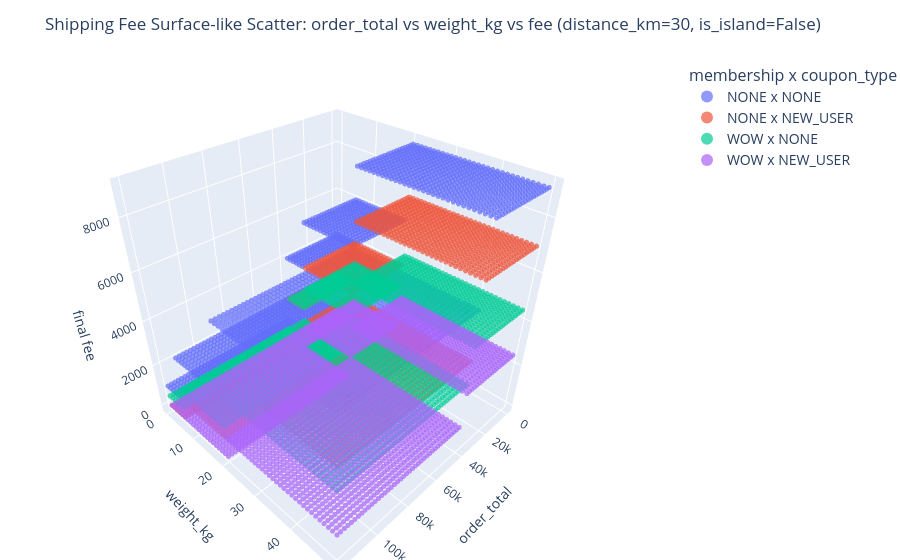

Notebook code cell kept with this figure:
### Markdown cell above
The numeric dimensions are large and threshold-driven (`40000`, `5`, `20`, `10`, `50`), while categorical dimensions create branch toggles. Pure random often misses combinations that activate rare branch outcomes.

### Code cell
# 3D landscape view: (order_total, weight_kg, fee)
# Fixed settings: distance_km is constant, is_island is always False.
# Colors indicate membership x coupon_type combinations.

import importlib.util
import subprocess
import sys

print("[viz] checking plotly dependency...")
if importlib.util.find_spec("plotly") is None:
    print("[viz] plotly not found; installing...")
    subprocess.check_call([sys.executable, "-m", "pip", "install", "plotly", "-q"])

import numpy as np
import pandas as pd
import plotly.express as px

# Fixed dimensions
distance_km_fixed = 30
is_island_fixed = False

# Evenly-spread integer grid for (order_total, weight_kg)
order_totals = np.arange(0, 120001, 2000, dtype=int)   # 0, 2000, ..., 120000
weights = np.arange(0, 51, 1, dtype=int)                # 0, 1, ..., 50

combinations = [
    ("NONE", "NONE"),
    ("NONE", "NEW_USER"),
    ("WOW", "NONE"),
    ("WOW", "NEW_USER"),
]

print(
    f"[viz] start data generation | order_points={len(order_totals)}, "
    f"weight_points={len(weights)}, combos={len(combinations)}"
)

rows = []
for membership, coupon_type in combinations:
    combo_name = f"{membership} x {coupon_type}"
    print(f"[viz] generating combo: {combo_name}")
    for order_total in order_totals:
        for weight_kg in weights:
            fee = calculate_shipping_fee(
                int(order_total),
                float(weight_kg),
                int(distance_km_fixed),
                bool(is_island_fixed),
                membership,
                coupon_type,
            )
            rows.append(
                {
                    "order_total": int(order_total),
                    "weight_kg": float(weight_kg),
                    "fee": int(fee),
                    "combo": combo_name,
                }
            )

print(f"[viz] data generation done | rows={len(rows)}")
print("[viz] building dataframe...")
df = pd.DataFrame(rows)

print("[viz] creating 3D figure...")
fig = px.scatter_3d(
    df,
    x="order_total",
    y="weight_kg",
    z="fee",
    color="combo",
    title=(
        "Shipping Fee Surface-like Scatter: order_total vs weight_kg vs fee "
        f"(distance_km={distance_km_fixed}, is_island={is_island_fixed})"
    ),
    opacity=0.7,
)

fig.update_traces(marker=dict(size=3))
fig.update_layout(
    legend_title_text="membership x coupon_type",
    legend=dict(
        title=dict(font=dict(size=16)),
        font=dict(size=14),
        itemsizing="constant",
    ),
    scene=dict(
        xaxis_title="order_total",
        yaxis_title="weight_kg",
        zaxis_title="final fee",
    ),
    margin=dict(l=0, r=0, t=60, b=0),
)

print("[viz] rendering interactive figure...")
fig.show()
print("[viz] done.")

### Figure 1 — Plotly figure (JSON) as saved in the notebook; plotly's stock layout.template omitted (floating-point values rounded to 4 significant figures; data arrays with more than 128 entries replaced by an {"elided": "..."} marker saying what was removed)
{"data": [{"hovertemplate": "combo=NONE x NONE<br>order_total=%{x}<br>weight_kg=%{y}<br>fee=%{z}<extra></extra>", "legendgroup": "NONE x NONE", "marker": {"color": "#636efa", "opacity": 0.7, "size": 3, "symbol": "circle"}, "mode": "markers", "name": "NONE x NONE", "scene": "scene", "showlegend": true, "type": "scatter3d", "x": {"elided": "3111 int values"}, "y": {"elided": "3111 float values"}, "z": {"elided": "3111 int values"}}, {"hovertemplate": "combo=NONE x NEW_USER<br>order_total=%{x}<br>weight_kg=%{y}<br>fee=%{z}<extra></extra>", "legendgroup": "NONE x NEW_USER", "marker": {"color": "#EF553B", "opacity": 0.7, "size": 3, "symbol": "circle"}, "mode": "markers", "name": "NONE x NEW_USER", "scene": "scene", "showlegend": true, "type": "scatter3d", "x": {"elided": "3111 int values"}, "y": {"elided": "3111 float values"}, "z": {"elided": "3111 int values"}}, {"hovertemplate": "combo=WOW x NONE<br>order_total=%{x}<br>weight_kg=%{y}<br>fee=%{z}<extra></extra>", "legendgroup": "WOW x NONE", "marker": {"color": "#00cc96", "opacity": 0.7, "size": 3, "symbol": "circle"}, "mode": "markers", "name": "WOW x NONE", "scene": "scene", "showlegend": true, "type": "scatter3d", "x": {"elided": "3111 int values"}, "y": {"elided": "3111 float values"}, "z": {"elided": "3111 int values"}}, {"hovertemplate": "combo=WOW x NEW_USER<br>order_total=%{x}<br>weight_kg=%{y}<br>fee=%{z}<extra></extra>", "legendgroup": "WOW x NEW_USER", "marker": {"color": "#ab63fa", "opacity": 0.7, "size": 3, "symbol": "circle"}, "mode": "markers", "name": "WOW x NEW_USER", "scene": "scene", "showlegend": true, "type": "scatter3d", "x": {"elided": "3111 int values"}, "y": {"elided": "3111 float values"}, "z": {"elided": "3111 int values"}}], "layout": {"autosize": true, "legend": {"font": {"size": 14}, "itemsizing": "constant", "title": {"font": {"size": 16}, "text": "membership x coupon_type"}, "tracegroupgap": 0}, "margin": {"b": 0, "l": 0, "r": 0, "t": 60}, "scene": {"aspectmode": "auto", "aspectratio": {"x": 1, "y": 1, "z": 1}, "domain": {"x": [0, 1], "y": [0, 1]}, "xaxis": {"title": {"text": "order_total"}, "type": "linear"}, "yaxis": {"title": {"text": "weight_kg"}, "type": "linear"}, "zaxis": {"title": {"text": "final fee"}, "type": "linear"}}, "title": {"text": "Shipping Fee Surface-like Scatter: order_total vs weight_kg vs fee (distance_km=30, is_island=False)"}}}
